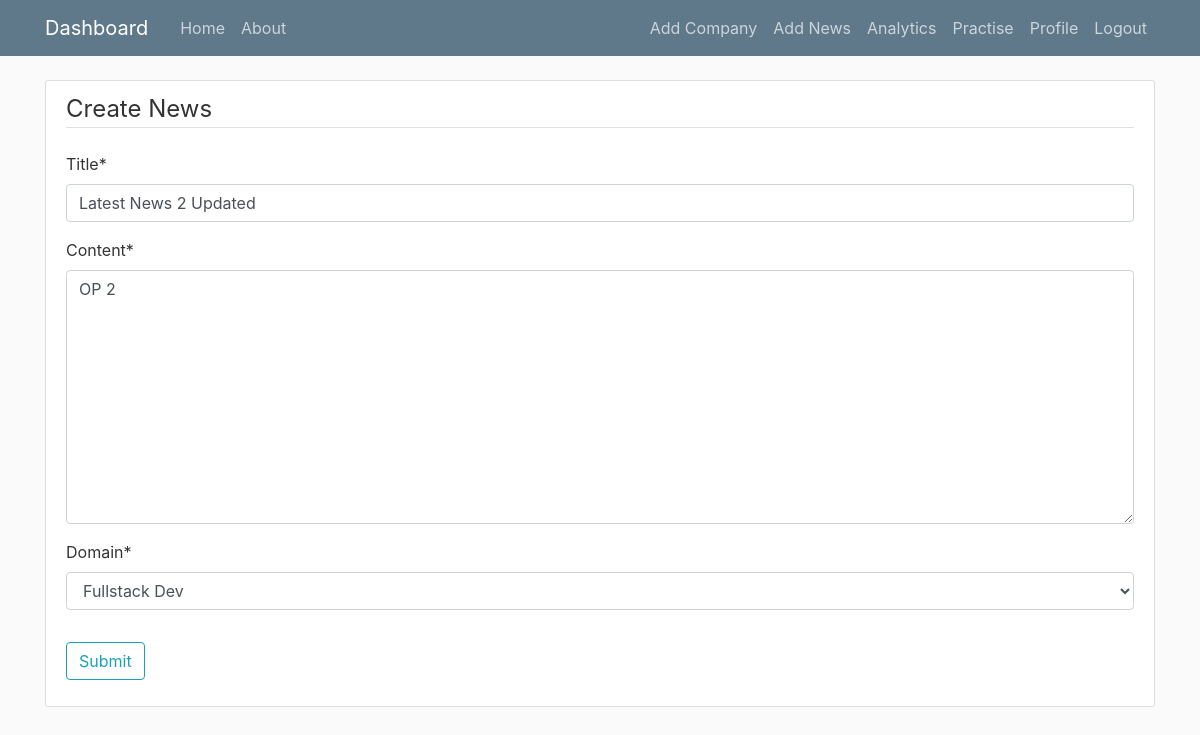
Screenshot of /news/13/update (signed in) with the database file from the repository.
### TPO/models.py (models this page shows, shortened)
class News(models.Model):
    domains = (
        ('PYTHON DEV','Python Dev'),
        ('JAVA DEV','Java Dev'),
        ('FRONTEND DEV','Frontend Dev'),
        ('BACKEND DEV','Backend Dev'),
        ('FULLSTACK DEV','Fullstack Dev'),
        ('DATA SCIENTIST','Data Scientist')
    )
    title = models.CharField(max_length=100)
    content = models.TextField()
    date_posted = models.DateTimeField(default=timezone.now)
    Domain = models.CharField(max_length=50, choices = domains ,default="JAVA DEV" )

### TPO/views.py (the view, shortened to what this page needs)
# urls.py: path('news/<int:pk>/update', NewsUpdateView.as_view() , name = 'news-update'),
class NewsUpdateView(LoginRequiredMixin,UserPassesTestMixin,UpdateView):
    model = News
    success_url = '/'
    fields = ['title', 'content','Domain']
    def test_func(self):
        if self.request.user.is_staff:
            return True
        return False

### TPO/templates/TPO/news_form.html (shortened to what this page needs)
{% extends 'TPO/base.html'%}
{% load crispy_forms_tags %}
{% block content %}
<div class = "content-section">
    <form method = "POST">
        <fieldset class = "form-group">
            <legend class = "border-bottom mb-4">
                Create News
            </legend>
            {{ form|crispy }}
        </fieldset>
        <div class = "form-group">
            <button class = "btn btn-outline-info" type = "submit">Submit</button>
        </div>
    </form>
</div>
{% endblock content %}

### TPO/static/TPO/main.css (style rules this page uses)
body { background: #fafafa; color: #333333; margin-top: 5rem; }
.content-section { background: #ffffff; padding: 10px 20px; border: 1px solid #dddddd; border-radius: 3px; margin-bottom: 20px; }

### rows the page displays
News: title "Latest News 2 Updated", content "OP 2", Domain "Fullstack Dev"
